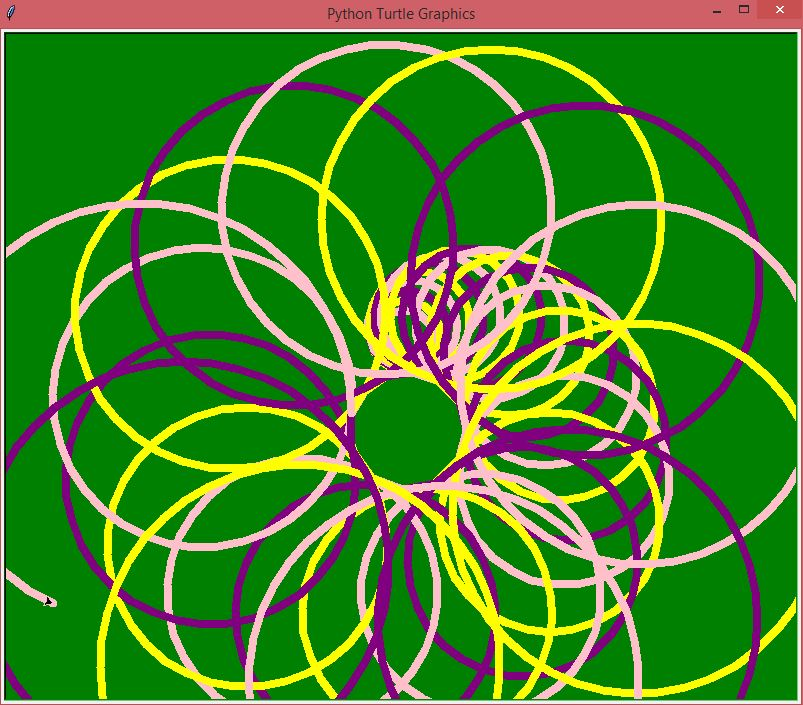

Python code for this plot:
import turtle

from itertools import cycle
colors = cycle(['green', 'pink', 'red', 'yellow', 'light blue', 'purple'])


def draw_circle(size,angle,shift):
    turtle.bgcolor(next(colors))
    turtle.pencolor(next(colors))
    turtle.circle(size)
    turtle.right(angle)
    turtle.forward(shift)
    draw_circle(size+5, angle+1,shift+1)
    
turtle.bgcolor('black')
turtle.speed('fast')
turtle.pensize(8)
draw_circle(30,0,1)
